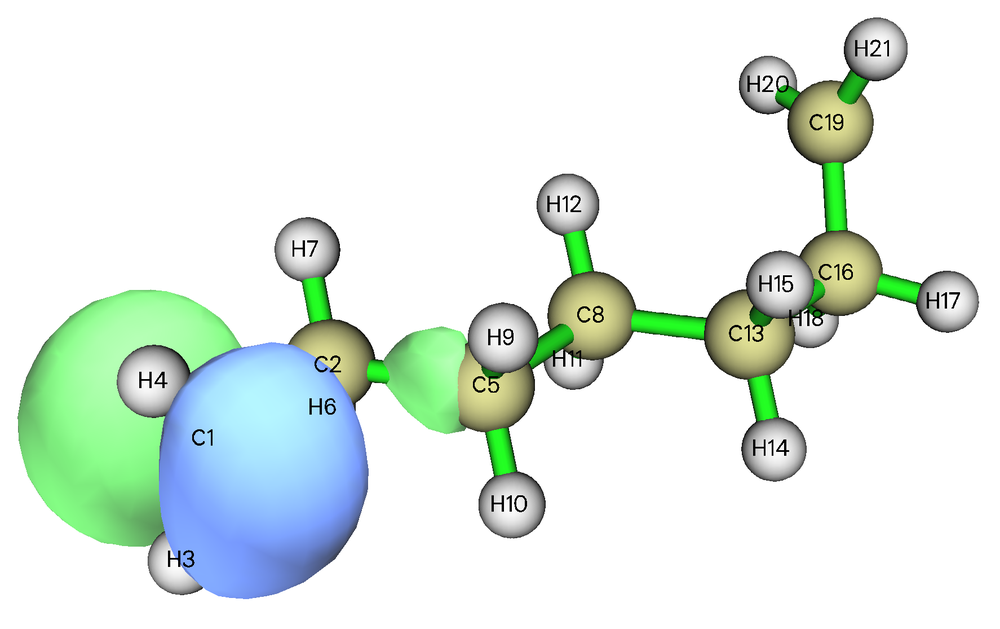
#> input picture exe07/task3/painting/LocOrbs/000028.png, 1000 x 629 px, shrunk from 1774 x 1115 before the run
$ python exe7tak3.py
#> lines starting #> are read from the running program, lines starting #| are printed output that depends on the picture
import matplotlib as mpl
import matplotlib.pyplot as plt
import numpy as np

mpl.rcParams["font.sans-serif"] = ["SimHei"]
mpl.rcParams["axes.unicode_minus"] = False

outfile1 = plt.imread("000028.png")
#> outfile1 is the input picture: shape (629, 1000, 3) float32; mean R, G, B 0.884, 0.93, 0.903
outfile2 = plt.imread("000029.png")
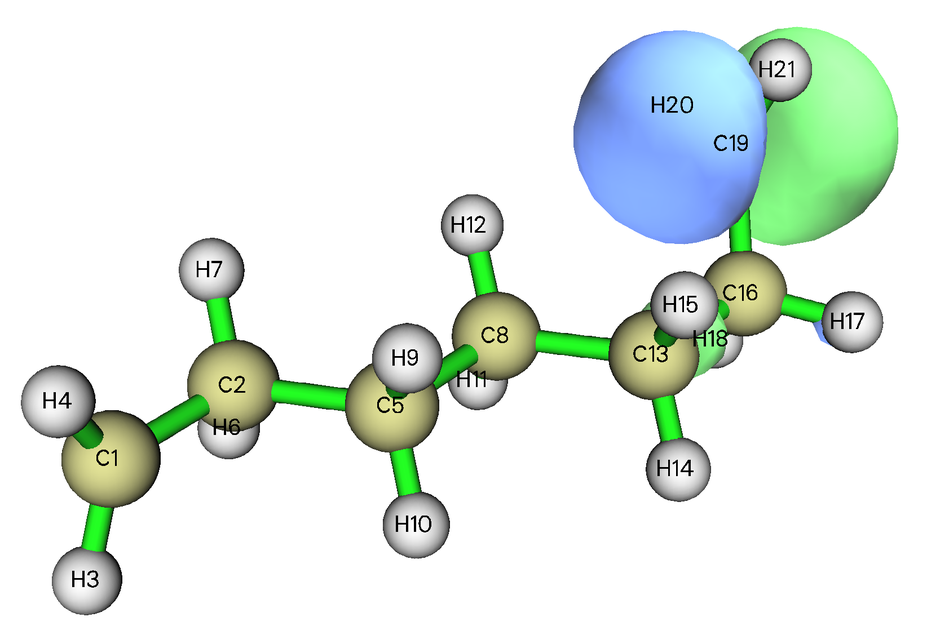
#> input picture exe07/task3/painting/LocOrbs/000029.png, 927 x 644 px, shrunk from 1644 x 1143 before the run
#> outfile2 is the input picture: shape (644, 927, 3) float32; mean R, G, B 0.887, 0.926, 0.899

fig = plt.figure(dpi=120)

ax1 = fig.add_subplot(121)						# 绘制左边的子图
ax1.imshow(outfile1)
ax1.set_axis_off()
ax1.set_title("(a) 标号为27的局域化SOMO", y=-0.16)

ax2 = fig.add_subplot(122)						# 绘制右上角子图
ax2.imshow(outfile2)
ax2.set_axis_off()
ax2.set_title("(b) 标号为28的局域化SOMO", y=-0.09)

fig.suptitle("图7-3 ORCA进行局域化得到的的SOMOs", y=0.20, va="top")

#plt.subplots_adjust()
plt.tight_layout(h_pad=0,w_pad=0)

plt.show()
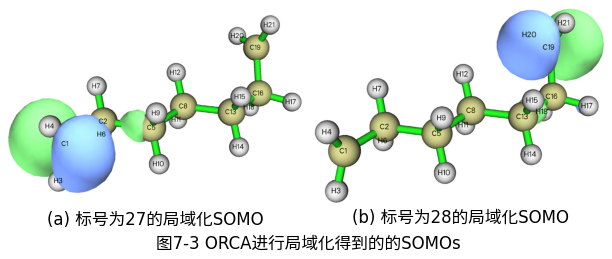
#> figure drawn by matplotlib, 2 panels
